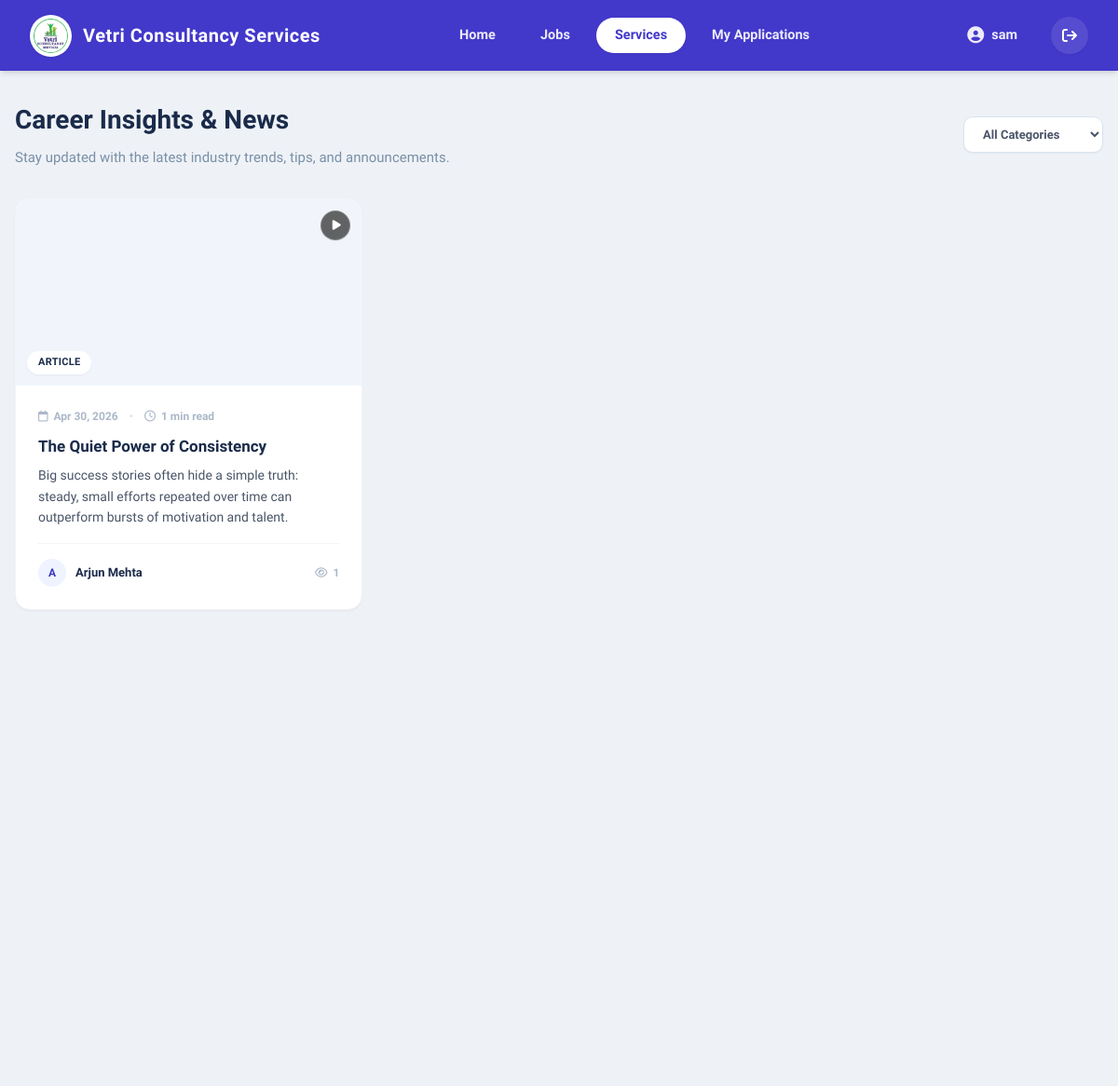
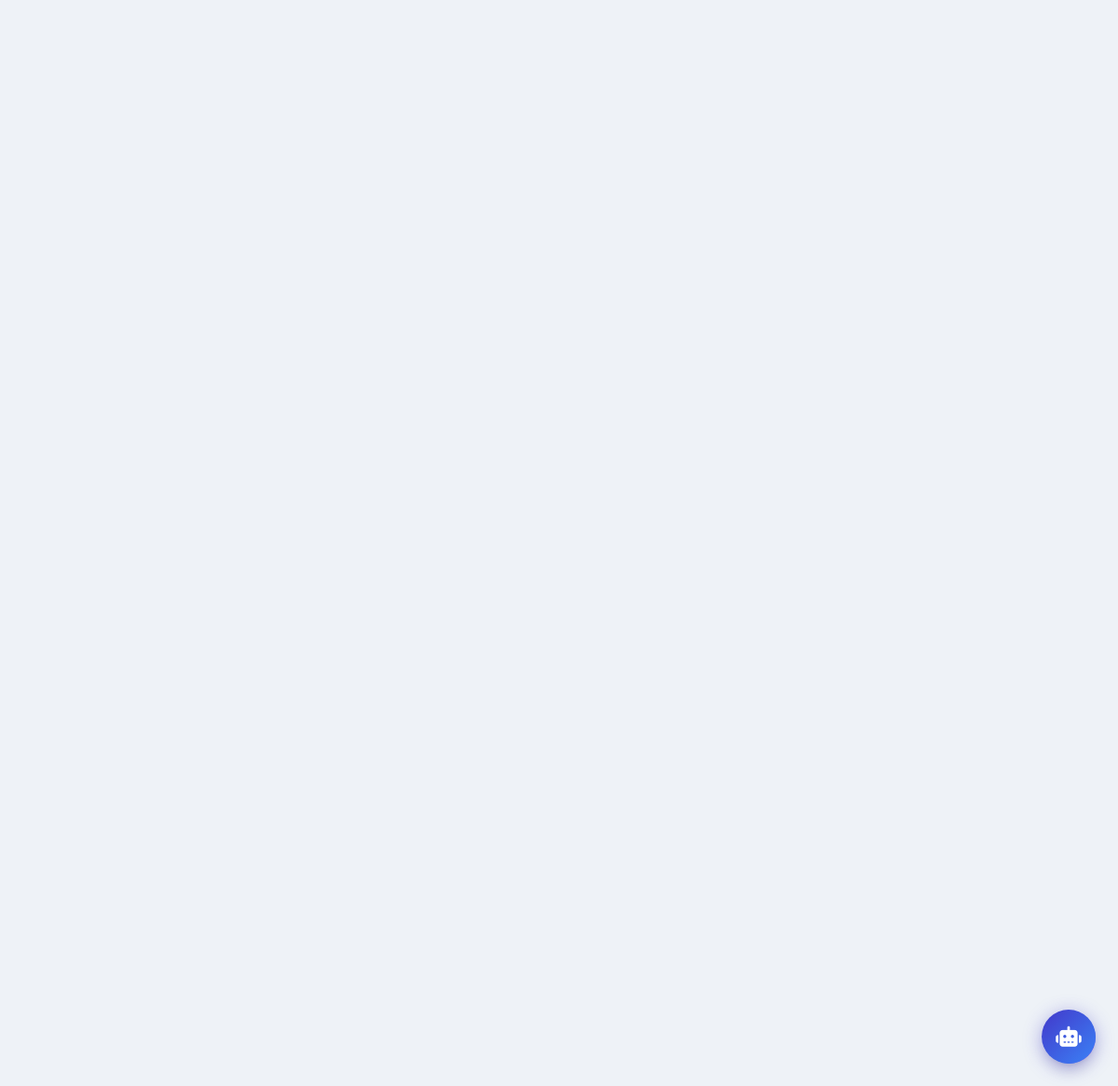
Screenshot of /services/feeds/ (signed in) with the database file from the repository (2 pictures, top to bottom).
### vcs/models.py (models this page shows, shortened)
class UISettings(models.Model):
    site_name = models.CharField(max_length=100, default="Vetri Consultancy Services")
    logo = models.ImageField(upload_to='site_config/', blank=True, null=True)
    login_illustration = models.ImageField(upload_to='site_config/', blank=True, null=True)
    candidate_tab_text = models.CharField(max_length=50, default="Candidate")
    trainee_tab_text = models.CharField(max_length=50, default="Trainee")
    company_tab_text = models.CharField(max_length=50, default="Company")
    class Meta:
        verbose_name = "Login UI Settings"
        verbose_name_plural = "Login UI Settings"

class User(AbstractUser):
    class Role(models.TextChoices):
        CANDIDATE = 'candidate', 'Candidate'
        TRAINEE   = 'trainee',   'Trainee'
        COMPANY   = 'company',   'Company'
    role = models.CharField(max_length=20,choices=Role.choices,blank=True,null=True,)
    groups = models.ManyToManyField(Group, blank=True,related_name='vcs_user_set',)
    user_permissions = models.ManyToManyField(Permission, blank=True,related_name='vcs_user_set',)

class TraineeProfile(models.Model):
    GENDER_CHOICES = (
        ('Male', 'Male'),
        ('Female', 'Female'),
        ('Other', 'Other')
    )
    MARITAL_CHOICES = (
        ('Single', 'Single'),
        ('Married', 'Married'),
        ('Other', 'Other')
    )
    user            = models.OneToOneField('User', on_delete=models.CASCADE, related_name='trainee_profile')
    batch_name      = models.CharField(max_length=100, blank=True, null=True)
    is_active       = models.BooleanField(default=True)
    joined_at       = models.DateTimeField(auto_now_add=True)
    profile_photo   = models.ImageField(upload_to='trainee_photos/', blank=True, null=True)
    full_name       = models.CharField(max_length=255)
    phone_number    = models.CharField(max_length=20, blank=True, null=True)
    resume          = models.FileField(upload_to='trainee_resumes/', blank=True, null=True)
    resume_headline = models.CharField(max_length=255, blank=True, null=True)
    profile_summary = models.TextField(blank=True, null=True)
    skills          = models.ManyToManyField('Skill', blank=True, related_name='trainees')
    is_fresher      = models.BooleanField(default=True) # Defaulting to True since they are trainees
    gender          = models.CharField(max_length=10, choices=GENDER_CHOICES, blank=True, null=True)
    marital_status  = models.CharField(max_length=20, choices=MARITAL_CHOICES, blank=True, null=True)
    date_of_birth   = models.DateField(blank=True, null=True)
    languages_known = models.CharField(max_length=255, blank=True, null=True, help_text="Comma separated, e.g. English, Tamil")

class Feed(models.Model):
    class FeedType(models.TextChoices):
        ARTICLE      = 'article',     'Article'
        TIP          = 'tip',         'Career Tip'
        NEWS         = 'news',        'Industry News'
        ANNOUNCEMENT = 'announcement', 'Announcement'
    title       = models.CharField(max_length=255)
    slug        = models.SlugField(unique=True, blank=True)
    feed_type   = models.CharField(max_length=20, choices=FeedType.choices, default=FeedType.ARTICLE)
    media_file  = models.FileField(
        upload_to='feeds/media/',
        blank=True,
        null=True,
        validators=[FileExtensionValidator(allowed_extensions=['jpg', 'jpeg', 'png', 'gif', 'webp', 'mp4', 'webm', 'mov'])],
        help_text="Upload an image or a short video clip"
    )
    excerpt     = models.TextField(max_length=300, help_text="Short summary shown on card")
    content     = models.TextField(help_text="Full article content")
    author_name = models.CharField(max_length=100, default="VCS Team")
    tags        = models.CharField(max_length=255, blank=True, null=True,
                                   help_text="Comma separated e.g. Python, Career, Jobs")
    is_published = models.BooleanField(default=True)
    is_featured  = models.BooleanField(default=False)
    published_at = models.DateTimeField(auto_now_add=True)
    updated_at   = models.DateTimeField(auto_now=True)
    views        = models.PositiveIntegerField(default=0)
    class Meta:
        ordering = ['-is_featured', '-published_at']
    def read_time(self):
        words = len(self.content.split())
        mins  = max(1, words // 200)
        return f"{mins} min read"
    @property
    def is_video(self):
        if self.media_file:
            extension = self.media_file.name.split('.')[-1].lower()
            return extension in ['mp4', 'webm', 'mov']
        return False

### vcs/views.py (the view)
# urls.py: path('services/feeds/',                   views.feed_list,         name='feed_list'),
@login_required(login_url='login')
def feed_list(request):
    if not is_premium_user(request.user):
        return redirect('services')
    feeds = Feed.objects.filter(is_published=True)
    feed_type = request.GET.get('type', '').strip()
    q         = request.GET.get('q', '').strip()
    if feed_type:
        feeds = feeds.filter(feed_type=feed_type)
    if q:
        feeds = feeds.filter(
            Q(title__icontains=q) | Q(tags__icontains=q) | Q(excerpt__icontains=q)
        )
    from django.core.paginator import Paginator
    page_obj = Paginator(feeds, 9).get_page(request.GET.get('page', 1))
    return render(request, 'services/feed_list.html', {
        'page_obj':    page_obj,
        'feed_types':  Feed.FeedType.choices,
        'active_type': feed_type,
        'q':           q,
        'ui_settings': get_ui(),
    })

### vcs/context_processors.py (called while the page is built)
def site_settings(request):
    return {'ui_settings': UISettings.objects.first()}

### vcs/views.py (called while the page is built, shortened)
def get_ui():
    return UISettings.objects.first()

def is_premium_user(user):
    if not user.is_authenticated:
        return False
    if user.role == User.Role.TRAINEE:
        return True

### vcs/templates/services/feed_list.html (shortened to what this page needs)
{% extends 'base.html' %}
{% block content %}
<div class="bg-[#eef2f7] min-h-screen py-8 px-4">
    <div class="max-w-[1200px] mx-auto">
        <div class="mb-8 text-center md:text-left flex flex-col md:flex-row items-center justify-between gap-4">
            <div>
                <h1 class="text-[28px] font-extrabold text-[#1a2b4a] mb-2">Career Insights & News</h1>
                <p class="text-[15px] text-[#7a8fa6]">Stay updated with the latest industry trends, tips, and announcements.</p>
            </div>
            <form method="GET" action="{% url 'feed_list' %}" class="flex items-center gap-2">
                <select name="type" onchange="this.form.submit()"
                        class="border-[1.5px] border-[#d8e4f0] rounded-[10px] text-[13px] font-semibold text-[#4a5568] py-2.5 px-4 outline-none bg-white shadow-sm focus:border-[#4b6cf5] transition-colors cursor-pointer">
                    <option value="">All Categories</option>
                </select>
            </form>
        </div>
        <div class="grid grid-cols-1 md:grid-cols-2 lg:grid-cols-3 gap-6">
            {% for feed in page_obj %}
            <article class="bg-white rounded-[16px] shadow-sm border border-gray-100 overflow-hidden flex flex-col hover:shadow-md hover:border-[#c5d4f0] transition-all duration-300">
                <div class="h-[200px] w-full relative overflow-hidden bg-[#f1f5fb] group">
                    <a href="{% url 'feed_detail' feed.slug %}" class="absolute inset-0 z-10"></a>
                    {% if feed.media_file %}
                        {% if feed.is_video %}
                            <video autoplay loop muted playsinline class="w-full h-full object-cover group-hover:scale-105 transition-transform duration-500">
                                <source src="{{ feed.media_file.url }}" type="video/mp4">
                            </video>
                            <div class="absolute top-3 right-3 bg-black/60 text-white text-[12px] w-8 h-8 rounded-full flex items-center justify-center backdrop-blur-sm shadow-sm border border-white/20 z-20 pointer-events-none">
                            </div>
                        {% else %}
                            <img src="{{ feed.media_file.url }}" alt="{{ feed.title }}"
                                 class="w-full h-full object-cover group-hover:scale-105 transition-transform duration-500">
                        {% endif %}
                    {% else %}
                        <div class="w-full h-full flex items-center justify-center bg-[#f8fbff] text-[#4238ca] group-hover:scale-105 transition-transform duration-500">
                            <i class="fa-solid fa-newspaper text-[40px] opacity-40"></i>
                        </div>
                    {% endif %}
                    <div class="absolute bottom-3 left-3 bg-white/95 backdrop-blur-md text-[#1a2b4a] text-[11px] font-extrabold px-3 py-1 rounded-full shadow-sm z-20 pointer-events-none uppercase tracking-wide">
                    </div>
                </div>
                <div class="p-6 flex flex-col flex-1">
                    <div class="flex items-center gap-3 text-[12px] font-semibold text-[#aab8c8] mb-3">
                        <span class="flex items-center gap-1.5"><i class="fa-regular fa-calendar"></i> {{ feed.published_at|date:"M d, Y" }}</span>
                        <span class="text-[#d8e4f0]">•</span>
                        <span class="flex items-center gap-1.5"><i class="fa-regular fa-clock"></i> {{ feed.read_time }}</span>
                    </div>
                    <a href="{% url 'feed_detail' feed.slug %}" class="text-[17px] font-extrabold text-[#1a2b4a] leading-snug hover:text-[#3d35c4] transition-colors mb-2 line-clamp-2">
                        {{ feed.title }}
                    </a>
                    <p class="text-[14px] text-[#4a5568] leading-relaxed mb-4 line-clamp-3 flex-1">
                        {{ feed.excerpt }}
                    </p>
                    <div class="mt-auto pt-4 border-t border-[#f0f4f8] flex items-center justify-between">
                        <div class="flex items-center gap-2.5">
                            <div class="w-[30px] h-[30px] rounded-full bg-[#eef3ff] text-[#3d35c4] flex items-center justify-center text-[12px] font-bold">
                                {{ feed.author_name|slice:":1"|upper }}
                            </div>
                            <span class="text-[13px] font-bold text-[#1a2b4a]">{{ feed.author_name }}</span>
                        </div>
                        <span class="text-[12px] text-[#aab8c8] font-semibold flex items-center gap-1.5">
                            <i class="fa-regular fa-eye"></i> {{ feed.views }}
                        </span>
                    </div>
                </div>
            </article>
            {% endfor %}
        </div>
    </div>
</div>
{% endblock %}

### vcs/templates/base.html (shortened to what this page needs)
<!DOCTYPE html>
<html lang="en">
<head>
    <link href="https://cdnjs.cloudflare.com/ajax/libs/font-awesome/6.5.1/css/all.min.css" rel="stylesheet">
    <script src="https://cdn.tailwindcss.com"></script>
</head>
<body class="font-['Exo',sans-serif] antialiased bg-[#eef2f7] min-h-screen flex flex-col">
    {% with url_name=request.resolver_match.url_name %}
    <nav class="bg-[#4238ca] text-white shadow-md sticky top-0 z-50 py-2">
    <div class="max-w-[1400px] mx-auto px-4 md:px-8 flex justify-between items-center h-[60px]">
        <a href="{% url 'dashboard' %}" class="flex items-center gap-3 no-underline shrink-0">
            <div class="w-[45px] h-[45px] bg-white rounded-full p-1 flex items-center justify-center shadow-sm">
                <img src="{% if ui_settings.logo %}{{ ui_settings.logo.url }}{% else %}/static/images/logo.png{% endif %}" alt="Logo" class="w-full h-full rounded-full object-cover">
            </div>
            <span class="text-[18px] sm:text-[20px] font-bold tracking-wide hidden sm:block">
                {{ ui_settings.site_name|default:"Vetri Consultancy Services" }}
            </span>
        </a>
        <div class="hidden lg:flex items-center gap-2">
            <a href="{% url 'dashboard' %}" class="nav-link {% if 'dashboard' in url_name or url_name == 'home' %}active{% endif %}">
                Home
            </a>
            <a href="{% url 'job_list' %}" class="nav-link {% if 'job' in url_name %}active{% endif %}">
                Jobs
            </a>
            <a href="{% url 'services' %}" class="nav-link {% if 'service' in url_name or 'feed' in url_name %}active{% endif %}">
                Services
            </a>
            {% if request.user.is_authenticated and request.user.role in 'candidate,trainee' %}
                <a href="{% url 'my_applications' %}" class="nav-link {% if url_name == 'my_applications' %}active{% endif %}">
                    My Applications
                </a>
            {% endif %}
        </div>
        <div class="hidden lg:flex items-center gap-4 shrink-0">
            {% if request.user.is_authenticated %}
                {% if request.user.role == 'candidate' %}
                    <a href="{% url 'candidate_profile' %}" class="nav-link gap-2 {% if 'profile' in url_name %}active{% endif %}">
                        <i class="fa-solid fa-circle-user text-[18px]"></i> {{ request.user.candidate_profile.full_name }}
                    </a>
                {% elif request.user.role == 'company' %}
                    <a href="{% url 'dashboard' %}" class="nav-link gap-2">
                        <i class="fa-solid fa-building text-[18px]"></i> {{ request.user.company_profile.company_name }}
                    </a>
                {% elif request.user.role == 'trainee' %}
                    <a href="{% url 'trainee_profile' %}" class="nav-link gap-2 {% if 'profile' in url_name %}active{% endif %}">
                        <i class="fa-solid fa-circle-user text-[18px]"></i> {{ request.user.trainee_profile.full_name }}
                    </a>
                {% else %}
                    <a href="{% url 'dashboard' %}" class="nav-link gap-2">
                        <i class="fa-solid fa-user text-[18px]"></i> {{ request.user.username }}
                    </a>
                {% endif %}
            {% else %}
                <a href="{% url 'login' %}" class="nav-link gap-2">
                    <i class="fa-solid fa-circle-user text-[18px]"></i> Login
                </a>
            {% endif %}
            {% if request.user.is_authenticated %}
            <a href="{% url 'logout' %}" class="w-[40px] h-[40px] bg-white/10 hover:bg-[#f44336] text-white rounded-full flex items-center justify-center transition-colors shadow-sm self-center" title="Logout">
                <i class="fa-solid fa-arrow-right-from-bracket"></i>
            </a>
            {% endif %}
        </div>
    </div>
</nav>
    {% endwith %}
    <main class="flex-1">
        {% block content %}
        {% endblock %}
    </main>
    <button class="fixed bottom-4 right-4 sm:bottom-6 sm:right-6 w-[50px] h-[50px] sm:w-[56px] sm:h-[56px] bg-[#6366f1] hover:bg-[#4f46e5] text-white rounded-full shadow-lg flex items-center justify-center text-[20px] sm:text-[24px] transition-transform duration-200 hover:scale-105 z-50 focus:outline-none">
        <i class="fa-solid fa-robot"></i>
    </button>
{% if user.is_authenticated %}
<button id="chat-fab" aria-label="Open AI Assistant" class="fixed bottom-4 right-4 sm:bottom-6 sm:right-6 z-[999] w-[50px] h-[50px] sm:w-[58px] sm:h-[58px] rounded-full bg-gradient-to-br from-[#4238ca] to-[#3b82f6] flex items-center justify-center shadow-[0_4px_20px_rgba(66,56,202,0.4)] hover:shadow-[0_6px_28px_rgba(66,56,202,0.5)] hover:scale-105 transition-all duration-200 group">
    <i class="fa-solid fa-robot text-white text-[20px] sm:text-[22px] group-[.open]:hidden" id="fab-icon-open"></i>
</button>
{% endif %}
</body>
</html>

### rows the page displays
UISettings: logo (picture), site_name "Vetri Consultancy Services"
User: user.trainee_profile.full_name "sam"
Feed: published_at "Apr 30, 2026", read_time "1 min read", title "The Quiet Power of Consistency", excerpt "Big success stories often hide a simple truth: steady, small efforts repeated over time can outperform bursts of motivation and talent.", author_name "A", author_name "Arjun Mehta", views "1"
